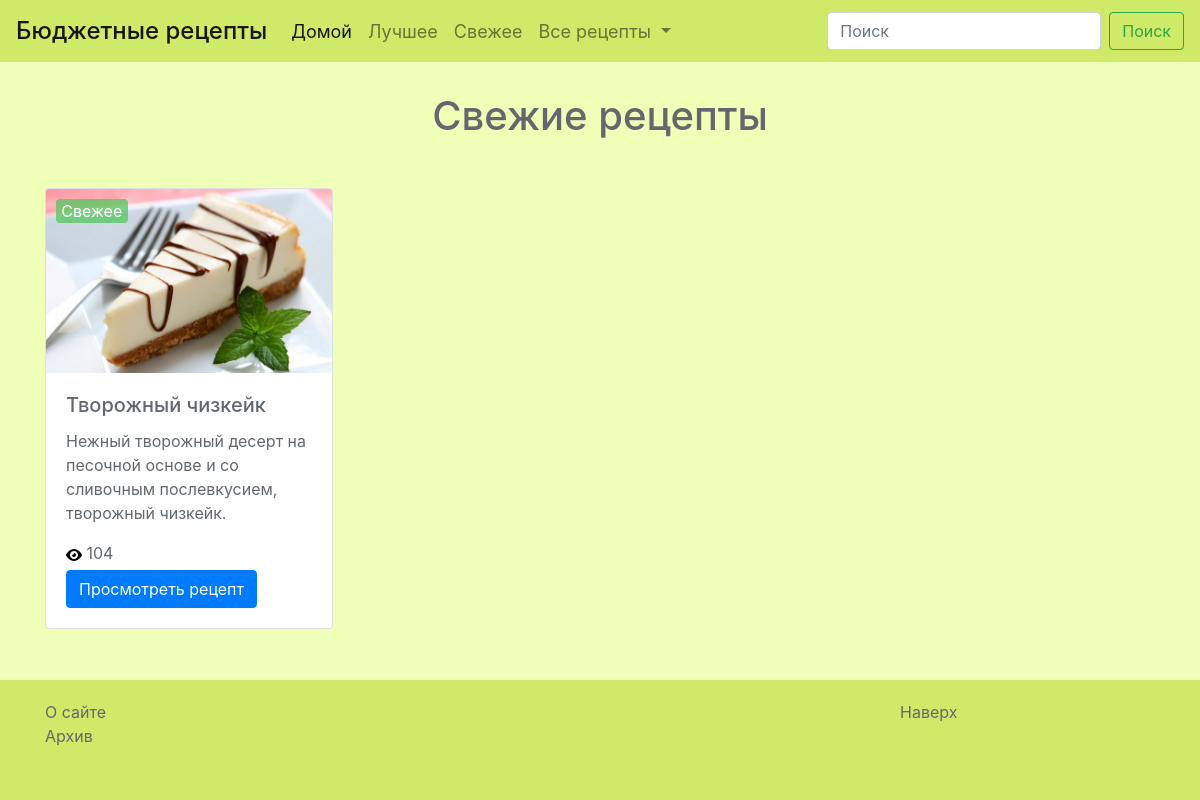
Page /recipes/new/ on the earlier database version.
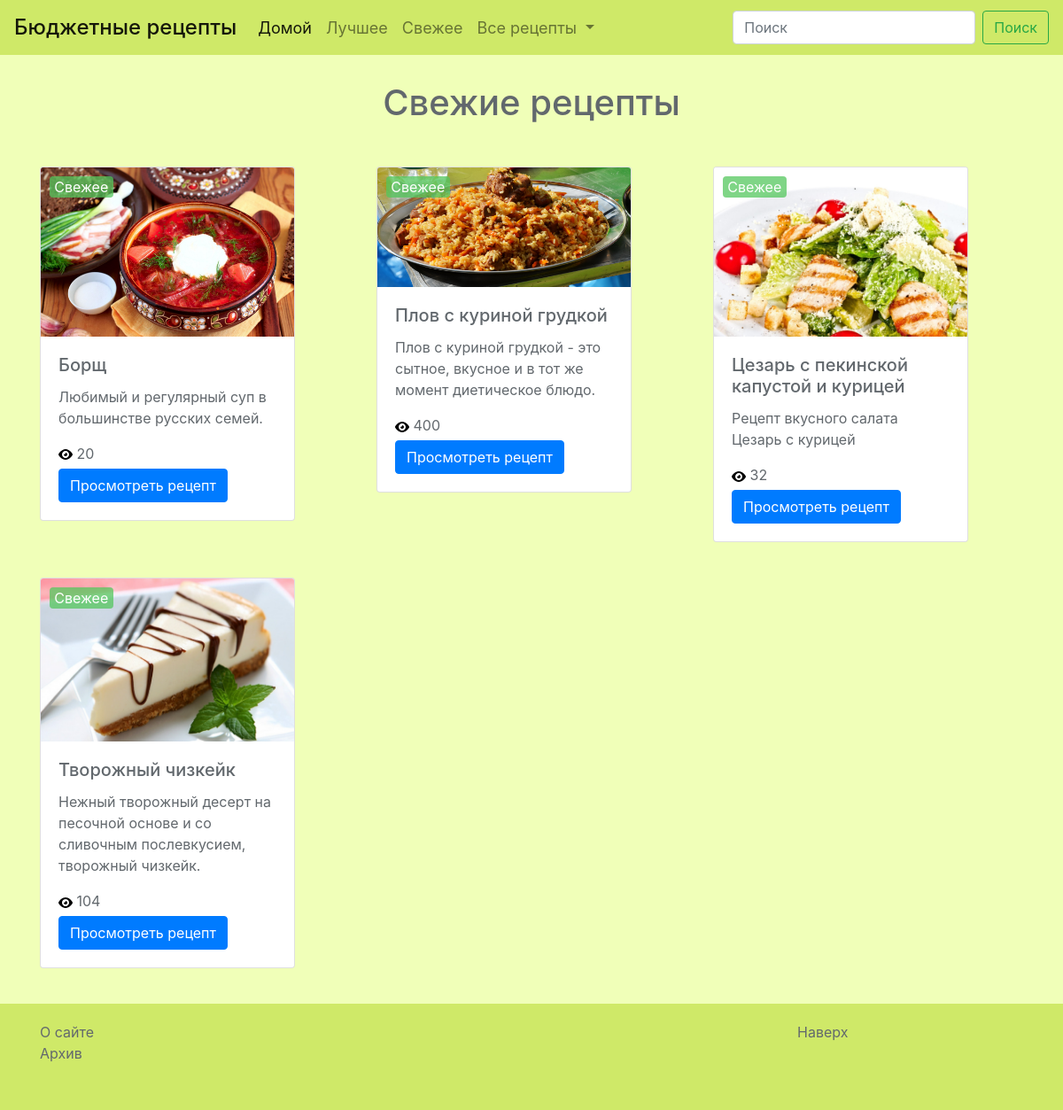
Same page on the later database version.
### recipes/models.py (models this page shows, shortened)
class Recipe(models.Model):
    TAG_CHOICES = (('Горячее блюдо', 'Горячее блюдо'), ('Холодное блюдо', 'Холодное блюдо'), ('Салат', 'Салат'), ('Суп', 'Суп'), ('Выпечка', 'Выпечка'))
    STATUS_CHOICES = (('Свежее', 'Свежее'), ('Популярное', 'Популярное'), ('Лучшее', 'Лучшее'), ('Архив', 'Архив'))
    name = models.CharField(max_length=64, default=None)
    description = models.TextField(default=None, max_length=100, blank=True, null=True)
    ingredients = models.TextField(default=None)
    full_recipe = models.TextField(default=None)
    views_counter = models.IntegerField(default=None, blank=True, null=True)
    tag = models.CharField(max_length=64, choices=TAG_CHOICES, default=None)
    status = models.CharField(max_length=64, choices=STATUS_CHOICES, default=None, blank=True, null=True)
    image = models.ImageField(upload_to='recipes/images/', blank=True)
    created = models.DateTimeField(auto_now_add=True, auto_now=False)
    updated = models.DateTimeField(auto_now_add=False, auto_now=True)
    class Meta:
        verbose_name='Рецепт'
        verbose_name_plural='Рецепты'

### landing/views.py (the view)
# urls.py: url(r'^recipes/new/$', views.new, name = 'new'),
def new(request):
	recipes_new = Recipe.objects.filter(status='Свежее')
	return render(request, 'recipes/new.html', locals())

### templates/recipes/new.html (shortened to what this page needs)
{% extends 'base.html' %}
{% load staticfiles %}
    {% block content %}
        <div class='section section1'>
            <div class='container'>
                <div class='col-lg-12 header'>
                    <h1 class='text-center'>
                        Свежие рецепты
                    </h1>
                </div>
                <div class='row'>
                    {% for recipe in recipes_new %}
                        <div class='col'>
                            <div class="card" style="width: 18rem;">
                                <img class="card-img-top" src="{{ recipe.image.url }}">
                                <div class="card-body">
                                    <h5 class="card-title">{{ recipe.name }}</h5>
                                    <p class="card-text">{{ recipe.description }}</p>
                                    {% if recipe.status %}
                                        <span class='recipe-status new'>{{ recipe.status }}</span>
                                    {% endif %}
                                    <img src='{% static "img/view.svg" %}'>
                                    <span class='recipe-views'> {{ recipe.views_counter }} </span><br>
                                    <a href="{% url 'recipe' recipe.id %}" class="btn btn-primary">Просмотреть рецепт</a>
                                </div>
                            </div>
                        </div>
                    {% endfor %}
                </div>
            </div>
        </div>
    {% endblock %}

Differences in the rows shown:
now on this page (row edited): Recipe: image (picture), name "Борщ", description "Любимый и регулярный суп в большинстве русских семей.", status "Свежее", views_counter "20"
now on this page (row edited): Recipe: image (picture), name "Плов c куриной грудкой", description "Плов с куриной грудкой - это сытное, вкусное и в тот же момент диетическое блюдо.", status "Свежее", views_counter "400"
now on this page (row edited): Recipe: image (picture), name "Цезарь с пекинской капустой и курицей", description "Рецепт вкусного салата Цезарь с курицей", status "Свежее", views_counter "32"
